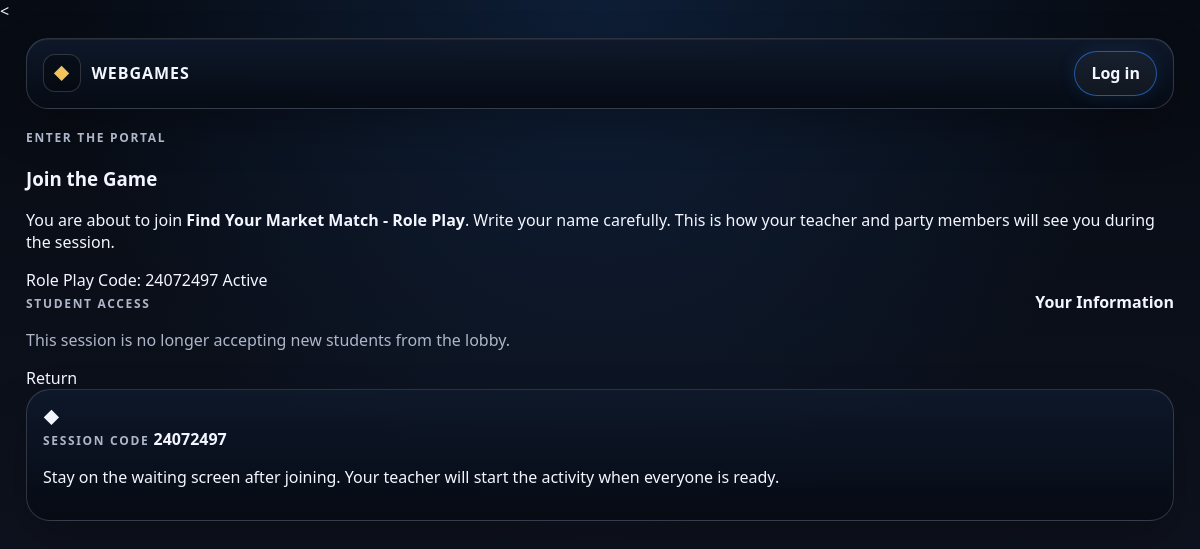
/sessions/join/24072497/, run on the app's committed database.
### sessions/models.py (models this page shows, shortened)
class GameSession(models.Model):
    class Status(models.TextChoices):
        LOBBY = "LOBBY", "Lobby"
        ACTIVE = "ACTIVE", "Active"
        ENDED = "ENDED", "Ended"
    teacher = models.ForeignKey(
        settings.AUTH_USER_MODEL,
        on_delete=models.CASCADE,
        related_name="game_sessions",
    )
    game_template = models.ForeignKey(
        GameTemplate,
        on_delete=models.PROTECT,
        related_name="sessions",
    )
    title = models.CharField(max_length=150)
    join_code = models.SlugField(max_length=12, unique=True, blank=True)
    status = models.CharField(
        max_length=20,
        choices=Status.choices,
        default=Status.LOBBY,
    )
    current_step = models.CharField(
        max_length=50,
        default="waiting",
        help_text="Used to route students to the correct game step.",
    )
    created_at = models.DateTimeField(auto_now_add=True)
    started_at = models.DateTimeField(null=True, blank=True)
    ended_at = models.DateTimeField(null=True, blank=True)

### games/models.py (models this page shows, shortened)
class GameTemplate(models.Model):
    class GameCode(models.TextChoices):
        FANTASY_ROLES = "FANTASY_ROLES", "Fantasy Roles"
        CHOOSE_ADVENTURE = "CHOOSE_ADVENTURE", "Choose Your Own Adventure"
        TREASURE_HUNT = "TREASURE_HUNT", "Treasure Hunt"
        ROLE_PLAY = "ROLE_PLAY", "Role Play"
    code = models.CharField(
        max_length=50,
        choices=GameCode.choices,
        unique=True,
    )
    title = models.CharField(max_length=100)
    description = models.TextField(blank=True)
    is_active = models.BooleanField(default=True)

### sessions/views.py (the view, shortened to what this page needs)
# urls.py: path("join/<str:join_code>/", views.join_session, name="join_session"),
def join_session(request, join_code):
    session = get_object_or_404(
        GameSession,
        join_code=join_code,
    )
    join_error = None
    if session.status != GameSession.Status.LOBBY:
        join_error = "This game has already started."
        return render(
            request,
            "sessions/join_session.html",
            {
                "session": session,
                "join_error": join_error,
                "join_closed": True,
            },
        )

### templates/sessions/join_session.html (shortened to what this page needs)
{% extends "base.html" %}
{% load static %}
{% block content %}
<section class="fr-join-page">
  <section class="fr-join-hero">
    <span class="fr-kicker">Enter the Portal</span>
    <h1>Join the Game</h1>
    <p>
      You are about to join
      <strong>{{ session.title }}</strong>.
      Write your name carefully. This is how your teacher and party members
      will see you during the session.
    </p>
    <div class="fr-status-row">
      <span class="fr-status-pill">
        {{ session.game_template.title }}
      </span>
      <span class="fr-status-pill">
        Code: {{ session.join_code }}
      </span>
      <span class="fr-status-pill">
        {{ session.get_status_display }}
      </span>
    </div>
  </section>
  <section class="fr-join-grid">
    <article class="fr-form-card fr-join-form-card">
      <div class="fr-panel-heading">
        <span class="fr-kicker">Student Access</span>
        <strong>Your Information</strong>
      </div>
      {% if session.status == "LOBBY" %}
        <form method="post">
          {% csrf_token %}
          <div>
            <label for="display_name">Adventurer name</label>
            <input
              type="text"
              id="display_name"
              name="display_name"
              placeholder="Example: Eddie"
              autocomplete="name"
              required
            >
          </div>
          <div>
            <label for="student_id">Student ID</label>
            <input
              type="text"
              id="student_id"
              name="student_id"
              placeholder="Optional"
              inputmode="numeric"
            >
          </div>
          <button class="fr-btn fr-btn-primary" type="submit">
            Join Session
          </button>
        </form>
      {% else %}
        <p class="fr-muted-text">
          This session is no longer accepting new students from the lobby.
        </p>
        <a class="fr-btn fr-btn-secondary" href="{% url 'games:teacher_dashboard' %}">
          Return
        </a>
      {% endif %}
    </article>
    <article class="fr-panel fr-join-info-card">
      <div class="fr-join-emblem">◆</div>
      <span class="fr-kicker">Session Code</span>
      <strong>{{ session.join_code }}</strong>
      <p>
        Stay on the waiting screen after joining. Your teacher will start the
        activity when everyone is ready.
      </p>
    </article>
  </section>
</section>
{% endblock %}

### static/webgames/css/app-theme.css (style rules this page uses)
:root { --app-bg: #070b13; --app-bg-2: #101522; --app-panel: rgba(10, 17, 30, 0.94); --app-panel-soft: rgba(14, 24, 41, 0.88); --app-border: rgba(255, 255, 255, 0.16); --app-border-strong: rgba(255, 255, 255, 0.28); --app-text: #f4f6ff; --app-muted: #aeb6c9; --app-blue: #2f80ed; --app-gold: #f3c45b; --app-radius: 22px; }
* { box-sizing: border-box; }
body { min-height: 100vh; margin: 0; color: var(--app-text); font-family: system-ui, -apple-system, BlinkMacSystemFont, "Segoe UI", sans-serif; background: radial-gradient(circle at top center, rgba(47, 128, 237, 0.16), transparent 34rem), linear-gradient(180deg, var(--app-bg), var(--app-bg-2)); }
a { color: inherit; text-decoration: none; }
.fr-muted-text { color: var(--app-muted); }
.fr-panel { border: 1px solid var(--app-border); border-radius: 24px; padding: 1rem; background: linear-gradient(180deg, rgba(15, 25, 43, 0.94), rgba(6, 11, 20, 0.98)); box-shadow: 0 18px 44px rgba(0, 0, 0, 0.22); }
.fr-panel-heading { display: flex; justify-content: space-between; align-items: baseline; gap: 1rem; margin-bottom: 0.75rem; }
.fr-kicker, .app-kicker { color: var(--app-muted); font-size: 0.75rem; letter-spacing: 0.14em; text-transform: uppercase; font-weight: 900; }

### data on the page
GameSession: title "Find Your Market Match - Role Play", game_template "Role Play", join_code "24072497", status "Active"
